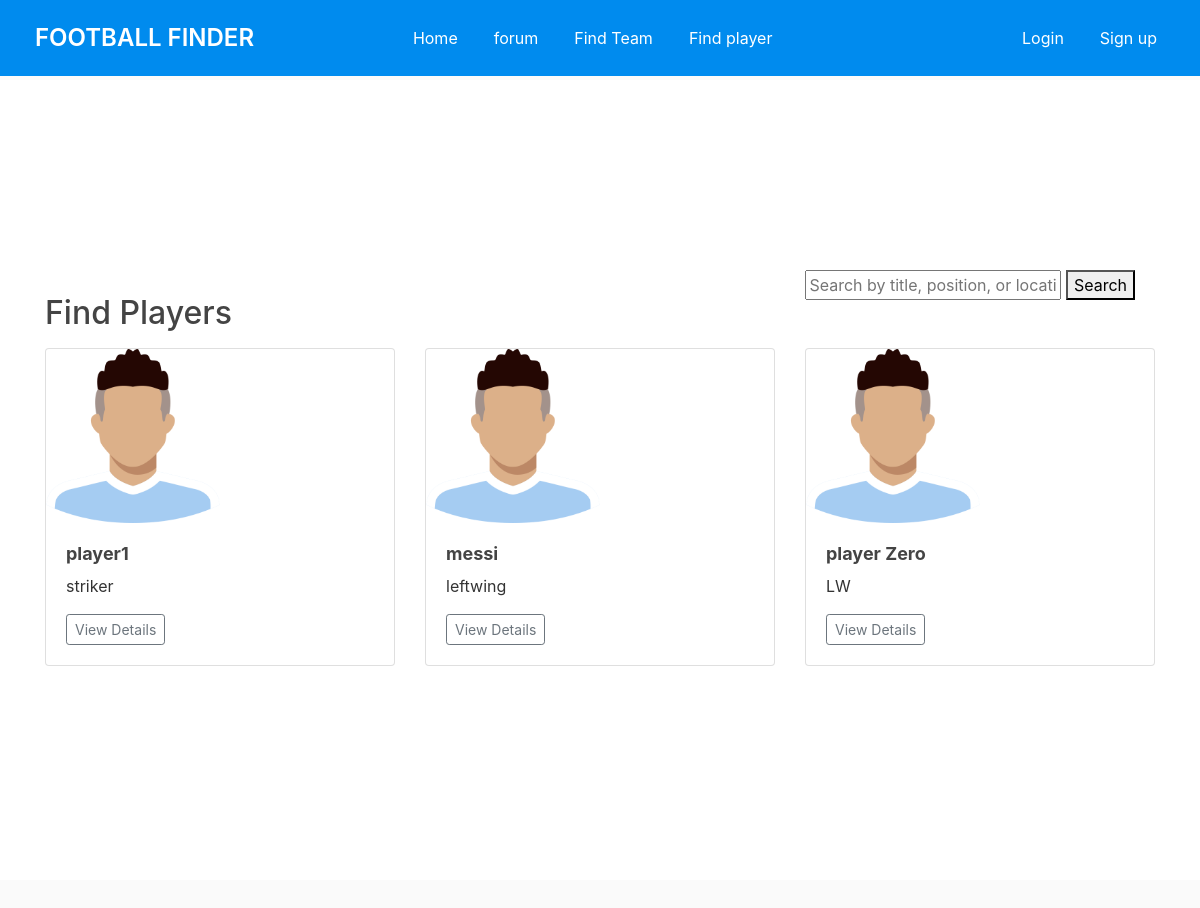
Page /find_players/ on the earlier database version.
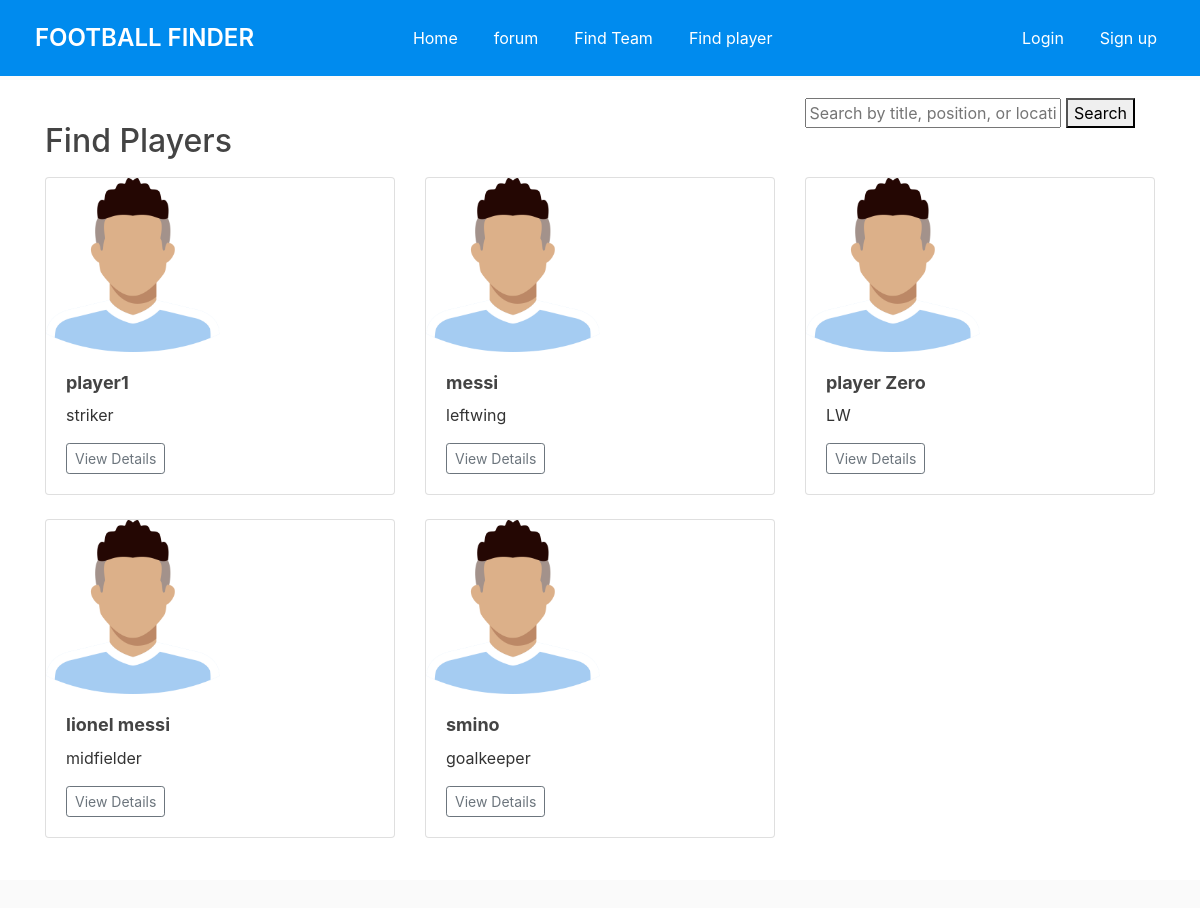
Same page on the later database version.
### ffinderapp/models.py (models this page shows, shortened)
class PlayerListing(models.Model):
    title = models.CharField(max_length=100)
    description = models.TextField()
    position = models.CharField(max_length=50)
    location = models.CharField(max_length=100, default='')
    user_profile = models.ForeignKey(get_user_model(), on_delete=models.CASCADE, related_name='player_listings', null=True, default=None)
    contact_number = models.CharField(max_length=15, default='')

### ffinderapp/views.py (the view)
# urls.py: path('find_players/', views.find_players, name='find_players'),
def find_players(request):
    search_query = request.GET.get('search')
    player_listings = PlayerListing.objects.all()
    if search_query:
        player_listings = player_listings.filter(Q(title__icontains=search_query) |
                                                 Q(position__icontains=search_query))
    paginator = Paginator(player_listings, 10)  # 10 player listings per page
    page_number = request.GET.get('page')
    try:
        player_listings_page = paginator.page(page_number)
    except PageNotAnInteger:
        player_listings_page = paginator.page(1)
    except EmptyPage:
        player_listings_page = paginator.page(paginator.num_pages)
    return render(request, 'ffinderapp/find_players.html', {'player_listings': player_listings_page})

### ffinderapp/templates/ffinderapp/find_players.html
{% extends 'ffinderapp/base.html' %}
{% load crispy_forms_tags %}
{% load static %}
{% block content %}
<div class="container">
  <form class="search-bar" method="get">
    <input type="text" name="search" placeholder="Search by title, position, or location">
    <button type="submit">Search</button>
  </form>
  <h2 class="mt-4 mb-3">Find Players</h2>
  <div class="row">
    {% for player_listing in player_listings %}
    <div class="col-md-4">
      <div class="card mb-4 shadow-sm">
        {% if player_listing.photo %}
        <img src="{{ player_listing.photo.url }}" class="card-img-top" alt="{{ player_listing.title }}">
        {% else %}
        <div class="placeholder-image">
          <img src="{% static 'media/default.png' %}" alt="No Photo Available">
        </div>
        {% endif %}
        <div class="card-body">
          <h5 class="card-title">{{ player_listing.title }}</h5>
          <p class="card-text">{{ player_listing.position }}</p>
          <div class="d-flex justify-content-between align-items-center">
            <div class="btn-group">
              <a href="{% url 'player_listing_detail' player_listing.id %}" class="btn btn-sm btn-outline-secondary">View Details</a>
            </div>
          </div>
        </div>
      </div>
    </div>
    {% endfor %}
  </div>
{% endblock %}

Differences in the rows shown:
added PlayerListing: title "lionel messi", position "midfielder"
added PlayerListing: title "smino", position "goalkeeper"
